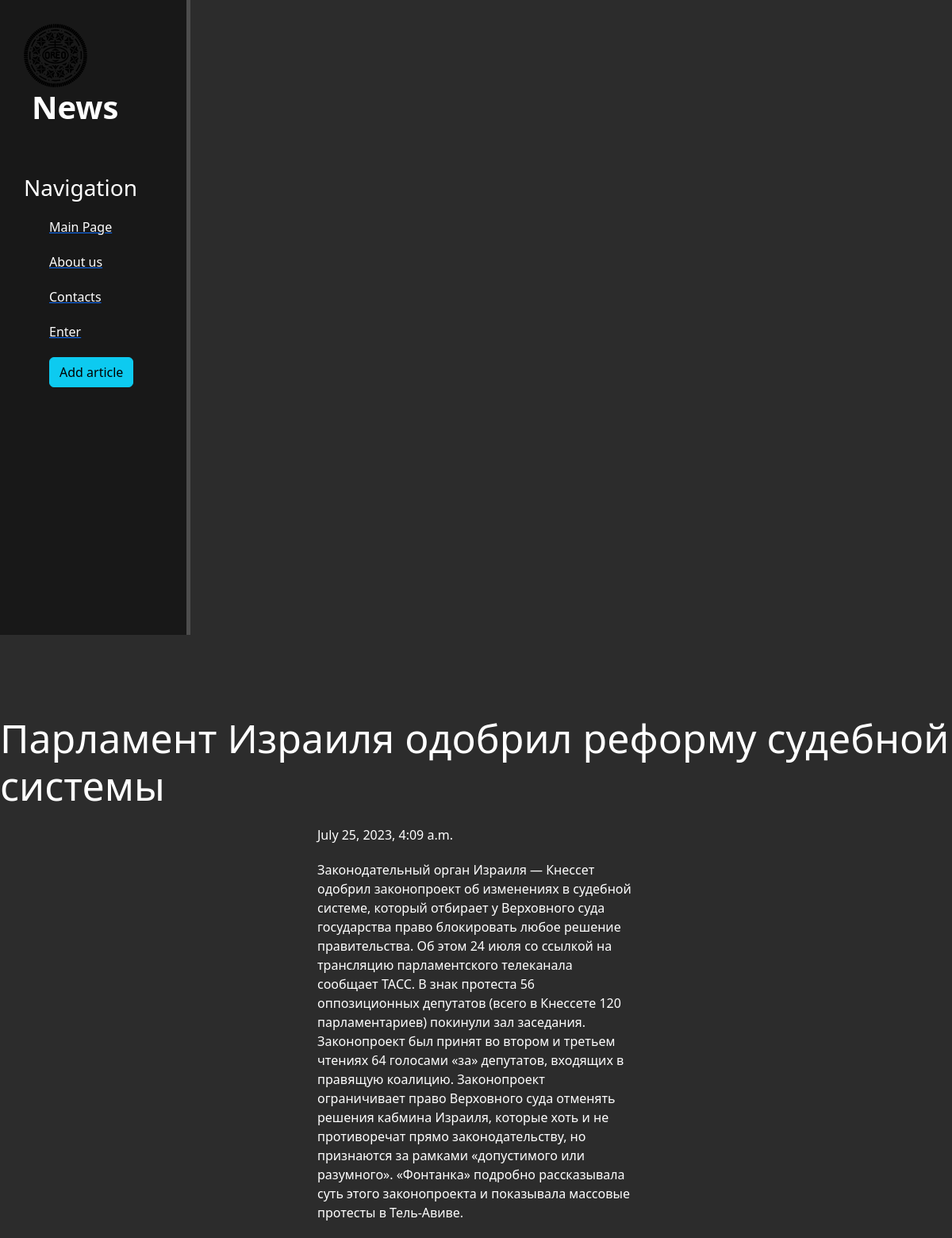
/2, run on the app's committed database.
### main/models.py (models this page shows, shortened)
class Articles(models.Model):
    title = models.CharField('Title', max_length=50)
    intro = models.CharField('Intro', max_length=250)
    full_text = models.TextField('Article')
    date = models.DateTimeField('Date')

### main/views.py (the view)
# urls.py: path('<int:pk>', views.NewsDetailView.as_view(), name='news-detail')
class NewsDetailView(DetailView):
    model = Articles
    template_name = 'main/details_view.html'
    context_object_name = 'article'

### main/templates/main/details_view.html (shortened to what this page needs)
{% extends 'main/layout.html' %}
{% block content %}
<div class="features">
    <h1>{{ article.title }}</h1>
    <p>{{ article.date }}</p>
    <p>{{ article.full_text }}</p>
</div>
{% endblock%}

### main/static/main/css/main.css (style rules this page uses)
body { background: #2c2c2c; }
main .features { float: left; color: #fff; margin-top: 100px; text-align: center: width: 75%; }
main .features h1 { font-size: 50px; }
main .features p { max-width: 400px; margin: 20px auto }

### data on the page
Articles: title "Парламент Израиля одобрил реформу судебной системы", date "July 25, 2023, 4:09 a.m.", full_text "Законодательный орган Израиля — Кнессет одобрил законопроект об изменениях в судебной системе, который отбирает у Верховного суда государства право блокировать любое решение правительства. Об этом 24 июля со ссылкой на трансляцию парламентского телеканала сообщает ТАСС. В знак протеста 56 оппозиционных депутатов (всего в Кнессете 120 парламентариев) покинули зал заседания. Законопроект был принят во втором и третьем чтениях 64 голосами «за» депутатов, входящих в правящую коалицию. Законопроект ограничивает право Верховного суда отменять решения кабмина Израиля, которые хоть и не противоречат прямо законодательству, но признаются за рамками «допустимого или разумного». «Фонтанка» подробно…"
